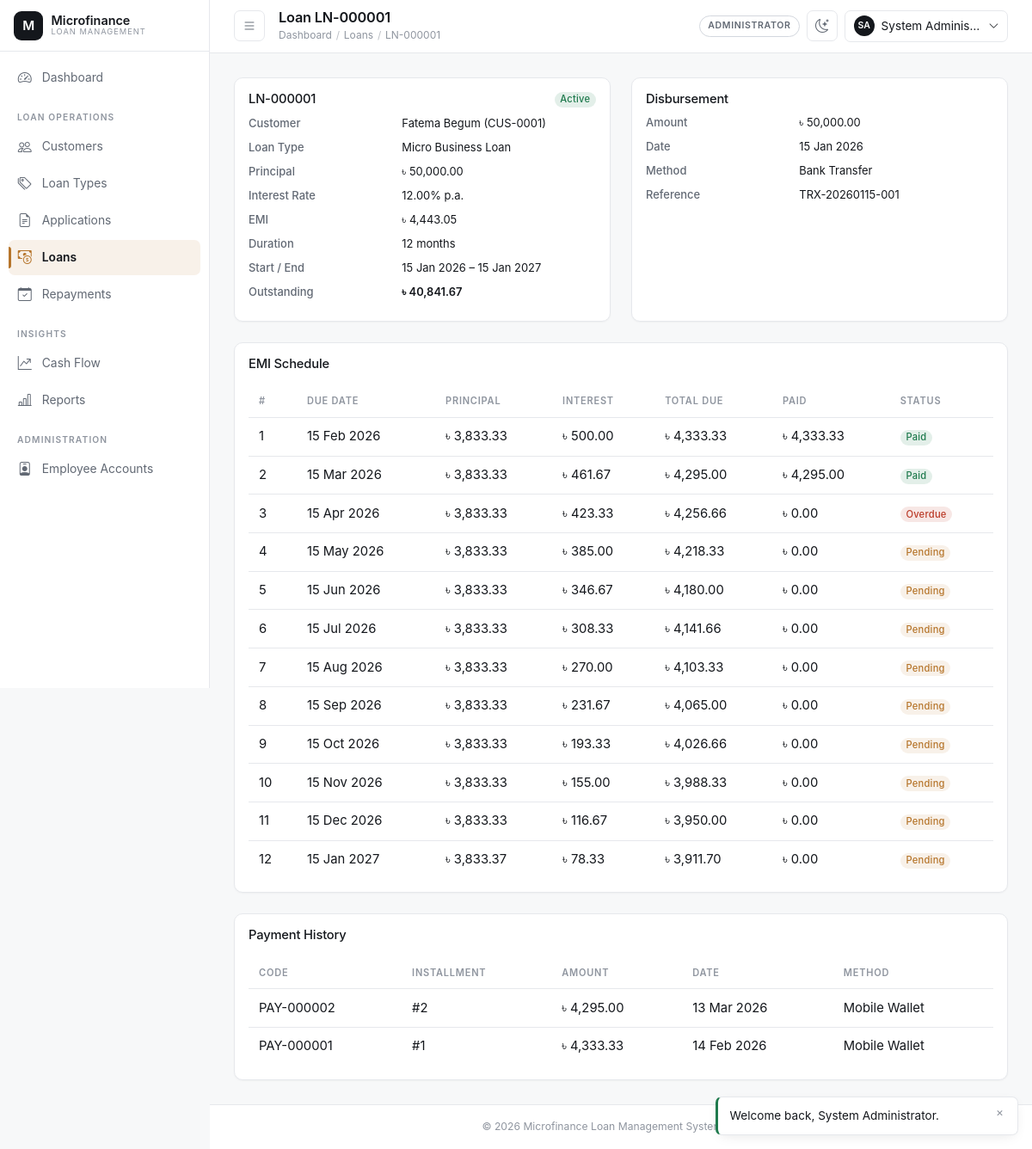
Page /admin/loans/view.php?id=1 (signed in) on the committed database.
### tables this page shows
CREATE TABLE loans (
    loan_id            INT UNSIGNED AUTO_INCREMENT PRIMARY KEY,
    loan_code          VARCHAR(20) NOT NULL UNIQUE,
    application_id     INT UNSIGNED NOT NULL UNIQUE,
    customer_id        INT UNSIGNED NOT NULL,
    loan_type_id       INT UNSIGNED NOT NULL,
    principal_amount   DECIMAL(14,2) NOT NULL,
    interest_rate      DECIMAL(5,2) NOT NULL COMMENT 'Locked-in annual % at approval time',
    duration_months    INT UNSIGNED NOT NULL,
    emi_amount         DECIMAL(14,2) NOT NULL,
    start_date         DATE NOT NULL,
    end_date           DATE NOT NULL,
    status             ENUM('active','closed','defaulted','cancelled') NOT NULL DEFAULT 'active',
    approved_by        INT UNSIGNED NOT NULL,
    created_at         TIMESTAMP NOT NULL DEFAULT CURRENT_TIMESTAMP,
    updated_at         TIMESTAMP NOT NULL DEFAULT CURRENT_TIMESTAMP ON UPDATE CURRENT_TIMESTAMP,
    CONSTRAINT fk_loans_application FOREIGN KEY (application_id) REFERENCES loan_applications(application_id)
        ON UPDATE CASCADE ON DELETE RESTRICT,
    CONSTRAINT fk_loans_customer FOREIGN KEY (customer_id) REFERENCES customers(customer_id)
        ON UPDATE CASCADE ON DELETE RESTRICT,
    CONSTRAINT fk_loans_loan_type FOREIGN KEY (loan_type_id) REFERENCES loan_types(loan_type_id)
        ON UPDATE CASCADE ON DELETE RESTRICT,
    CONSTRAINT fk_loans_approved_by FOREIGN KEY (approved_by) REFERENCES users(user_id)
        ON UPDATE CASCADE ON DELETE RESTRICT,
    CONSTRAINT chk_loans_principal CHECK (principal_amount > 0),
    CONSTRAINT chk_loans_dates CHECK (end_date > start_date),
    INDEX idx_loans_status (status),
    INDEX idx_loans_customer (customer_id)
);

CREATE TABLE users (
    user_id        INT UNSIGNED AUTO_INCREMENT PRIMARY KEY,
    role_id        INT UNSIGNED NOT NULL,
    full_name      VARCHAR(120) NOT NULL,
    username       VARCHAR(60) NOT NULL UNIQUE,
    email          VARCHAR(120) NOT NULL UNIQUE,
    phone          VARCHAR(20) DEFAULT NULL,
    password_hash  VARCHAR(255) NOT NULL,
    status         ENUM('active','inactive','suspended') NOT NULL DEFAULT 'active',
    remember_token VARCHAR(255) DEFAULT NULL,
    last_login_at  DATETIME DEFAULT NULL,
    created_by     INT UNSIGNED DEFAULT NULL,
    created_at     TIMESTAMP NOT NULL DEFAULT CURRENT_TIMESTAMP,
    updated_at     TIMESTAMP NOT NULL DEFAULT CURRENT_TIMESTAMP ON UPDATE CURRENT_TIMESTAMP,
    CONSTRAINT fk_users_role FOREIGN KEY (role_id) REFERENCES roles(role_id)
        ON UPDATE CASCADE ON DELETE RESTRICT,
    CONSTRAINT fk_users_created_by FOREIGN KEY (created_by) REFERENCES users(user_id)
        ON UPDATE CASCADE ON DELETE SET NULL,
    INDEX idx_users_role (role_id),
    INDEX idx_users_status (status)
);

CREATE TABLE customers (
    customer_id      INT UNSIGNED AUTO_INCREMENT PRIMARY KEY,
    user_id          INT UNSIGNED NOT NULL UNIQUE,
    customer_code    VARCHAR(20) NOT NULL UNIQUE,
    national_id      VARCHAR(40) NOT NULL UNIQUE,
    date_of_birth    DATE NOT NULL,
    gender           ENUM('male','female','other') NOT NULL,
    address_line     VARCHAR(255) NOT NULL,
    city             VARCHAR(100) NOT NULL,
    occupation       VARCHAR(100) DEFAULT NULL,
    monthly_income   DECIMAL(14,2) DEFAULT NULL,
    status           ENUM('active','inactive','blacklisted') NOT NULL DEFAULT 'active',
    registered_by    INT UNSIGNED NOT NULL,
    created_at       TIMESTAMP NOT NULL DEFAULT CURRENT_TIMESTAMP,
    updated_at       TIMESTAMP NOT NULL DEFAULT CURRENT_TIMESTAMP ON UPDATE CURRENT_TIMESTAMP,
    CONSTRAINT fk_customers_user FOREIGN KEY (user_id) REFERENCES users(user_id)
        ON UPDATE CASCADE ON DELETE CASCADE,
    CONSTRAINT fk_customers_registered_by FOREIGN KEY (registered_by) REFERENCES users(user_id)
        ON UPDATE CASCADE ON DELETE RESTRICT,
    CONSTRAINT chk_customers_income CHECK (monthly_income IS NULL OR monthly_income >= 0),
    INDEX idx_customers_status (status),
    INDEX idx_customers_city (city)
);

CREATE TABLE loan_types (
    loan_type_id     INT UNSIGNED AUTO_INCREMENT PRIMARY KEY,
    type_name        VARCHAR(100) NOT NULL UNIQUE,
    description      VARCHAR(255) DEFAULT NULL,
    interest_rate    DECIMAL(5,2) NOT NULL COMMENT 'Annual % rate',
    min_amount       DECIMAL(14,2) NOT NULL,
    max_amount       DECIMAL(14,2) NOT NULL,
    min_duration_months INT UNSIGNED NOT NULL,
    max_duration_months INT UNSIGNED NOT NULL,
    processing_fee_pct DECIMAL(5,2) NOT NULL DEFAULT 0.00,
    status           ENUM('active','inactive') NOT NULL DEFAULT 'active',
    created_at       TIMESTAMP NOT NULL DEFAULT CURRENT_TIMESTAMP,
    updated_at       TIMESTAMP NOT NULL DEFAULT CURRENT_TIMESTAMP ON UPDATE CURRENT_TIMESTAMP,
    CONSTRAINT chk_loan_types_amounts CHECK (max_amount >= min_amount),
    CONSTRAINT chk_loan_types_duration CHECK (max_duration_months >= min_duration_months),
    CONSTRAINT chk_loan_types_rate CHECK (interest_rate >= 0)
);

CREATE TABLE disbursements (
    disbursement_id    INT UNSIGNED AUTO_INCREMENT PRIMARY KEY,
    loan_id             INT UNSIGNED NOT NULL UNIQUE,
    disbursed_amount    DECIMAL(14,2) NOT NULL,
    disbursement_date   DATE NOT NULL,
    method               ENUM('cash','bank_transfer','mobile_wallet','cheque') NOT NULL DEFAULT 'bank_transfer',
    reference_no          VARCHAR(60) DEFAULT NULL,
    disbursed_by            INT UNSIGNED NOT NULL,
    remarks                  VARCHAR(255) DEFAULT NULL,
    created_at                TIMESTAMP NOT NULL DEFAULT CURRENT_TIMESTAMP,
    CONSTRAINT fk_disb_loan FOREIGN KEY (loan_id) REFERENCES loans(loan_id)
        ON UPDATE CASCADE ON DELETE RESTRICT,
    CONSTRAINT fk_disb_by FOREIGN KEY (disbursed_by) REFERENCES users(user_id)
        ON UPDATE CASCADE ON DELETE RESTRICT,
    CONSTRAINT chk_disb_amount CHECK (disbursed_amount > 0)
);

CREATE TABLE repayment_schedules (
    schedule_id       INT UNSIGNED AUTO_INCREMENT PRIMARY KEY,
    loan_id           INT UNSIGNED NOT NULL,
    installment_no    INT UNSIGNED NOT NULL,
    due_date          DATE NOT NULL,
    principal_due     DECIMAL(14,2) NOT NULL,
    interest_due      DECIMAL(14,2) NOT NULL,
    total_due         DECIMAL(14,2) NOT NULL,
    amount_paid       DECIMAL(14,2) NOT NULL DEFAULT 0.00,
    status             ENUM('pending','partial','paid','overdue') NOT NULL DEFAULT 'pending',
    created_at         TIMESTAMP NOT NULL DEFAULT CURRENT_TIMESTAMP,
    updated_at         TIMESTAMP NOT NULL DEFAULT CURRENT_TIMESTAMP ON UPDATE CURRENT_TIMESTAMP,
    CONSTRAINT fk_sched_loan FOREIGN KEY (loan_id) REFERENCES loans(loan_id)
        ON UPDATE CASCADE ON DELETE CASCADE,
    CONSTRAINT uq_sched_loan_installment UNIQUE (loan_id, installment_no),
    CONSTRAINT chk_sched_total CHECK (total_due = principal_due + interest_due),
    INDEX idx_sched_status (status),
    INDEX idx_sched_due_date (due_date)
);

CREATE TABLE payments (
    payment_id       INT UNSIGNED AUTO_INCREMENT PRIMARY KEY,
    payment_code     VARCHAR(20) NOT NULL UNIQUE,
    loan_id          INT UNSIGNED NOT NULL,
    schedule_id      INT UNSIGNED NOT NULL,
    amount_paid      DECIMAL(14,2) NOT NULL,
    payment_date     DATE NOT NULL,
    payment_method   ENUM('cash','bank_transfer','mobile_wallet','cheque') NOT NULL DEFAULT 'cash',
    reference_no     VARCHAR(60) DEFAULT NULL,
    received_by      INT UNSIGNED NOT NULL,
    remarks          VARCHAR(255) DEFAULT NULL,
    created_at       TIMESTAMP NOT NULL DEFAULT CURRENT_TIMESTAMP,
    CONSTRAINT fk_pay_loan FOREIGN KEY (loan_id) REFERENCES loans(loan_id)
        ON UPDATE CASCADE ON DELETE RESTRICT,
    CONSTRAINT fk_pay_schedule FOREIGN KEY (schedule_id) REFERENCES repayment_schedules(schedule_id)
        ON UPDATE CASCADE ON DELETE RESTRICT,
    CONSTRAINT fk_pay_received_by FOREIGN KEY (received_by) REFERENCES users(user_id)
        ON UPDATE CASCADE ON DELETE RESTRICT,
    CONSTRAINT chk_pay_amount CHECK (amount_paid > 0),
    INDEX idx_pay_date (payment_date),
    INDEX idx_pay_loan (loan_id)
);

### includes/loan_helpers.php (called while the page is built, shortened)
<?php
require_once __DIR__ . '/functions.php';
function get_loan_outstanding_balance(int $loanId): float
{
    $pdo = Database::getConnection();
    $stmt = $pdo->prepare('SELECT COALESCE(SUM(total_due - amount_paid),0) FROM repayment_schedules WHERE loan_id = :id');
    $stmt->execute(['id' => $loanId]);
    return (float) $stmt->fetchColumn();
}

### admin/loans/view.php (the view, shortened to what this page needs)
<?php
$loanId = (int) ($_GET['id'] ?? 0);
$pdo = Database::getConnection();
$stmt = $pdo->prepare(
    "SELECT l.*, uc.full_name AS customer_name, c.customer_code, lt.type_name
     FROM loans l
     INNER JOIN customers c ON c.customer_id = l.customer_id
     INNER JOIN users uc ON uc.user_id = c.user_id
     INNER JOIN loan_types lt ON lt.loan_type_id = l.loan_type_id
     WHERE l.loan_id = :id"
);
$stmt->execute(['id' => $loanId]);
$loan = $stmt->fetch();
$disbStmt = $pdo->prepare('SELECT * FROM disbursements WHERE loan_id = :id');
$disbStmt->execute(['id' => $loanId]);
$disbursement = $disbStmt->fetch();
$scheduleStmt = $pdo->prepare('SELECT * FROM repayment_schedules WHERE loan_id = :id ORDER BY installment_no ASC');
$scheduleStmt->execute(['id' => $loanId]);
$schedule = $scheduleStmt->fetchAll();
$paymentsStmt = $pdo->prepare(
    "SELECT p.*, rs.installment_no FROM payments p INNER JOIN repayment_schedules rs ON rs.schedule_id = p.schedule_id
     WHERE p.loan_id = :id ORDER BY p.payment_date DESC"
);
$paymentsStmt->execute(['id' => $loanId]);
$payments = $paymentsStmt->fetchAll();
$outstanding = get_loan_outstanding_balance($loanId);
require_once __DIR__ . '/../../includes/header.php';
?>
<div class="row g-4 mb-4">
    <div class="col-lg-6">
        <div class="mfs-card p-3 h-100">
            <div class="d-flex justify-content-between align-items-start mb-2">
                <h2 class="h5 mb-0"><?= e($loan['loan_code']) ?></h2>
                <?= status_badge($loan['status']) ?>
            </div>
            <dl class="row small mb-0">
                <dt class="col-5">Customer</dt><dd class="col-7"><?= e($loan['customer_name']) ?> (<?= e($loan['customer_code']) ?>)</dd>
                <dt class="col-5">Loan Type</dt><dd class="col-7"><?= e($loan['type_name']) ?></dd>
                <dt class="col-5">Principal</dt><dd class="col-7"><?= money($loan['principal_amount']) ?></dd>
                <dt class="col-5">Interest Rate</dt><dd class="col-7"><?= number_format((float) $loan['interest_rate'], 2) ?>% p.a.</dd>
                <dt class="col-5">EMI</dt><dd class="col-7"><?= money($loan['emi_amount']) ?></dd>
                <dt class="col-5">Duration</dt><dd class="col-7"><?= (int) $loan['duration_months'] ?> months</dd>
                <dt class="col-5">Start / End</dt><dd class="col-7"><?= display_date($loan['start_date']) ?> – <?= display_date($loan['end_date']) ?></dd>
                <dt class="col-5">Outstanding</dt><dd class="col-7 fw-semibold"><?= money($outstanding) ?></dd>
            </dl>
        </div>
    </div>
    <div class="col-lg-6">
        <div class="mfs-card p-3 h-100">
            <h2 class="h6 mb-2">Disbursement</h2>
            <?php if ($disbursement): ?>
                <dl class="row small mb-0">
                    <dt class="col-5">Amount</dt><dd class="col-7"><?= money($disbursement['disbursed_amount']) ?></dd>
                    <dt class="col-5">Date</dt><dd class="col-7"><?= display_date($disbursement['disbursement_date']) ?></dd>
                    <dt class="col-5">Method</dt><dd class="col-7"><?= e(ucwords(str_replace('_', ' ', $disbursement['method']))) ?></dd>
                    <dt class="col-5">Reference</dt><dd class="col-7"><?= e($disbursement['reference_no'] ?? '—') ?></dd>
                </dl>
            <?php else: ?>
                <p class="text-muted small">Not yet disbursed by the loan officer.</p>
            <?php endif; ?>
        </div>
    </div>
</div>
<div class="mfs-card p-3 mb-4">
    <h2 class="h6 mb-3">EMI Schedule</h2>
    <div class="table-responsive">
        <table class="table table-sm mfs-table align-middle">
            <thead><tr><th>#</th><th>Due Date</th><th>Principal</th><th>Interest</th><th>Total Due</th><th>Paid</th><th>Status</th></tr></thead>
            <tbody>
            <?php foreach ($schedule as $line): ?>
                <tr>
                    <td><?= (int) $line['installment_no'] ?></td>
                    <td><?= display_date($line['due_date']) ?></td>
                    <td><?= money($line['principal_due']) ?></td>
                    <td><?= money($line['interest_due']) ?></td>
                    <td><?= money($line['total_due']) ?></td>
                    <td><?= money($line['amount_paid']) ?></td>
                    <td><?= status_badge($line['status']) ?></td>
                </tr>
            <?php endforeach; ?>
            </tbody>
        </table>
    </div>
</div>
<div class="mfs-card p-3">
    <h2 class="h6 mb-3">Payment History</h2>
    <div class="table-responsive">
        <table class="table table-sm mfs-table align-middle">
            <thead><tr><th>Code</th><th>Installment</th><th>Amount</th><th>Date</th><th>Method</th></tr></thead>
            <tbody>
            <?php foreach ($payments as $p): ?>
                <tr>
                    <td><?= e($p['payment_code']) ?></td>
                    <td>#<?= (int) $p['installment_no'] ?></td>
                    <td><?= money($p['amount_paid']) ?></td>
                    <td><?= display_date($p['payment_date']) ?></td>
                    <td><?= e(ucwords(str_replace('_', ' ', $p['payment_method']))) ?></td>
                </tr>
            <?php endforeach; ?>
            </tbody>
        </table>
    </div>
</div>
<?php require_once __DIR__ . '/../../includes/footer.php'; ?>

### includes/functions.php (shortened to what this page needs)
<?php
function e(mixed $value = null): string
{
    return htmlspecialchars((string) ($value ?? ''), ENT_QUOTES, 'UTF-8');
}
function money(mixed $amount, string $symbol = '৳'): string
{
    return $symbol . ' ' . number_format(is_numeric($amount) ? (float) $amount : 0.0, 2);
}
function display_date(?string $date, string $format = 'd M Y'): string
{
    $ts = strtotime($date);
    return $ts === false ? '—' : date($format, $ts);
}
function status_badge(string $status): string
{
    $slug = strtolower(str_replace(' ', '-', $status));
    return '<span class="badge badge-status-' . e($slug) . '">' . e(ucwords(str_replace('_', ' ', $status))) . '</span>';
}

### rows in the picture
loans: loan_code "LN-000001", status "Active", users.full_name "Fatema Begum", customer.customer_code "CUS-0001", loan_type.type_name "Micro Business Loan", principal_amount "৳ 50,000.00", interest_rate "12.00", emi_amount "৳ 4,443.05", duration_months "12", start_date "15 Jan 2026", end_date "15 Jan 2027"
disbursements: disbursed_amount "৳ 50,000.00", disbursement_date "15 Jan 2026", method "Bank Transfer", reference_no "TRX-20260115-001"
repayment_schedules: installment_no "1", due_date "15 Feb 2026", principal_due "৳ 3,833.33", interest_due "৳ 500.00", total_due "৳ 4,333.33", amount_paid "৳ 4,333.33", status "Paid"
repayment_schedules: installment_no "2", due_date "15 Mar 2026", principal_due "৳ 3,833.33", interest_due "৳ 461.67", total_due "৳ 4,295.00", amount_paid "৳ 4,295.00", status "Paid"
repayment_schedules: installment_no "3", due_date "15 Apr 2026", principal_due "৳ 3,833.33", interest_due "৳ 423.33", total_due "৳ 4,256.66", amount_paid "৳ 0.00", status "Overdue"
repayment_schedules: installment_no "4", due_date "15 May 2026", principal_due "৳ 3,833.33", interest_due "৳ 385.00", total_due "৳ 4,218.33", amount_paid "৳ 0.00", status "Pending"
repayment_schedules: installment_no "5", due_date "15 Jun 2026", principal_due "৳ 3,833.33", interest_due "৳ 346.67", total_due "৳ 4,180.00", amount_paid "৳ 0.00", status "Pending"
repayment_schedules: installment_no "6", due_date "15 Jul 2026", principal_due "৳ 3,833.33", interest_due "৳ 308.33", total_due "৳ 4,141.66", amount_paid "৳ 0.00", status "Pending"
repayment_schedules: installment_no "7", due_date "15 Aug 2026", principal_due "৳ 3,833.33", interest_due "৳ 270.00", total_due "৳ 4,103.33", amount_paid "৳ 0.00", status "Pending"
repayment_schedules: installment_no "8", due_date "15 Sep 2026", principal_due "৳ 3,833.33", interest_due "৳ 231.67", total_due "৳ 4,065.00", amount_paid "৳ 0.00", status "Pending"
repayment_schedules: installment_no "9", due_date "15 Oct 2026", principal_due "৳ 3,833.33", interest_due "৳ 193.33", total_due "৳ 4,026.66", amount_paid "৳ 0.00", status "Pending"
repayment_schedules: installment_no "10", due_date "15 Nov 2026", principal_due "৳ 3,833.33", interest_due "৳ 155.00", total_due "৳ 3,988.33", amount_paid "৳ 0.00", status "Pending"
repayment_schedules: installment_no "11", due_date "15 Dec 2026", principal_due "৳ 3,833.33", interest_due "৳ 116.67", total_due "৳ 3,950.00", amount_paid "৳ 0.00", status "Pending"
repayment_schedules: installment_no "12", due_date "15 Jan 2027", principal_due "৳ 3,833.37", interest_due "৳ 78.33", total_due "৳ 3,911.70", amount_paid "৳ 0.00", status "Pending"
payments: payment_code "PAY-000002", schedule.installment_no "2", amount_paid "৳ 4,295.00", payment_date "13 Mar 2026", payment_method "Mobile Wallet"
payments: payment_code "PAY-000001", schedule.installment_no "1", amount_paid "৳ 4,333.33", payment_date "14 Feb 2026", payment_method "Mobile Wallet"

### other values in the picture
$label "Dashboard"
$item[3] "LOAN OPERATIONS"
$label "Customers"
$label "Loan Types"
$label "Applications"
$label "Loans"
$label "Repayments"
$item[3] "INSIGHTS"
$label "Cash Flow"
$label "Reports"
$item[3] "ADMINISTRATION"
$label "Employee Accounts"
$pageTitle "Loan LN-000001"
$label "LN-000001"
$user['role_name'] "ADMINISTRATOR"
